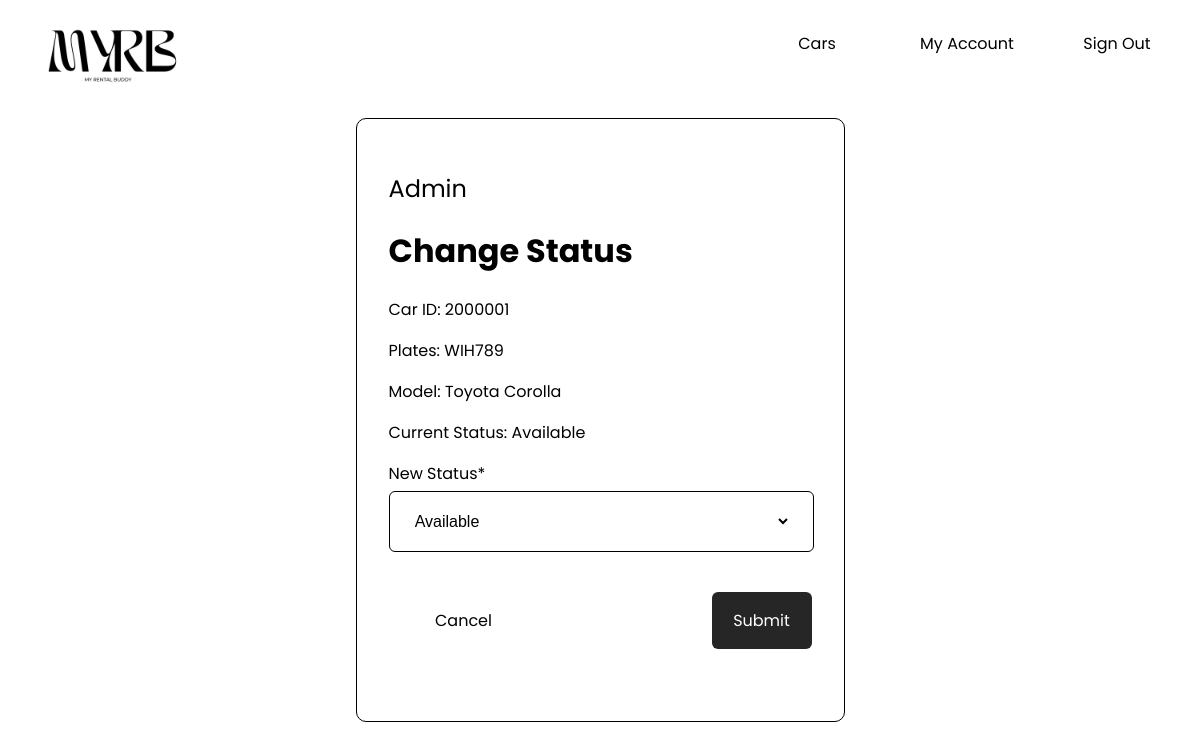
Page /ChangeStatus.php?id=2000001 (signed in) on the committed database.
### tables this page shows
CREATE TABLE `cars` (
  `car_id` int(7) NOT NULL,
  `plates` varchar(50) NOT NULL,
  `model` varchar(50) NOT NULL,
  `type` varchar(50) NOT NULL,
  `status` varchar(50) NOT NULL,
  `cost_per_day` int(11) NOT NULL,
  `cost_overdue_per_day` int(11) NOT NULL
);

### class_User.php (called while the page is built, shortened)
<?php
  class User {
    public static function load($conn, $sql){
      try {
        $result = mysqli_query($conn, $sql);
        if ($result->num_rows > 0) {
            $res = $result->fetch_all(MYSQLI_ASSOC);
        }
      } catch (mysqli_sql_exception $e){
        die("Error: " . mysqli_error($conn));
      }
      return $res;
    }
  }
  class Administrator extends User {
    public function get_all_cars($conn){
      $sql = 'SELECT * FROM cars';
      return self::load($conn, $sql);
    }
  }
?>

### class_Car.php (called while the page is built, shortened)
<?php
  class Car {
    private $car_id;
    private $plates;
    private $model;
    private $status;
    function __construct($car_id, $plates, $model, $type, $status, $cost_per_day, $cost_overdue_per_day){
      $this->car_id = $car_id;
      $this->plates = $plates;
      $this->model = $model;
      $this->status = $status;
    }
    public function getPlates(){
        return $this->plates;
    }
    public function getModel(){
      return $this->model;
    }
    public function getId(){
      return $this->car_id;
    }
    public function getStatus(){
      return ucwords($this->status);
    }
    public static function get_car_by_id($cars, $id){
      foreach($cars as $car){
        if($car->getId() === $id){
          $result = $car;
          break;
        }
      }
      return $result;
    }
  }
?>

### ChangeStatus.php (the view, shortened to what this page needs)
<?php
  require_once('./class_User.php');
  require_once('./class_Car.php');
  $user = unserialize($_SESSION['user']);
  $id = $_REQUEST['id'];
  $conn = new mysqli("localhost","root","","rental_buddy");
  function get_cars($conn, $user){
    $res = $user->get_all_cars($conn);
    $cars = [];
    foreach($res as $item){
      $car = new Car($item['car_id'],$item['plates'],$item['model'],$item['type'],$item['status'],$item['cost_per_day'],$item['cost_overdue_per_day']);
      array_push($cars, $car);
    }
    return $cars;
  }
  $all_cars = get_cars($conn, $user);
  $selected_car = Car::get_car_by_id($all_cars, $id);
?>
<!DOCTYPE html>
<html lang="en">
<head>
  <link rel="stylesheet" href="./style.css">
</head>
<body>
  <div class="container2">
    <div class="logo">
      <img src="./asset/logo.png" alt="logo">
    </div>
    <div class="nav">
      <a href="car.php?search=available">Cars</a>
      <a href="user.php">My Account</a>
      <a href="./auth/login.php">Sign Out</a>
    </div>
  </div>
  <div class="main-container">
    <form action="ChangeStatus.php?id=<?php echo $id?>" method="post">
      <div class="container">
        <div style="margin: auto;padding: 32px;border: 1px solid black;border-radius: 10px;">
          <h2 style="text-align: left; font-weight: normal;">Admin</h2>
          <h1 style="text-align: left">Change Status</h1>
          <p style="text-align: left">Car ID: <?php  echo $selected_car->getId() ?></p>
          <p style="text-align: left">Plates: <?php  echo $selected_car->getPlates() ?></p>
          <p style="text-align: left">Model: <?php  echo $selected_car->getModel() ?></p>
          <p style="text-align: left">Current Status: <?php  echo $selected_car->getStatus() ?></p>
          <div class="field">
            <label for="status">New Status*</label>
            <div class="input-box">
              <select name="status" id="" style="width: 90%; padding-left: 0;">
                <option value="available">Available</option>
              </select>
            </div>
          </div>
          <div class="field">
            <div class="main-container" style="justify-content: space-between;">
              <a href="./Car.php?search=available">Cancel</a>
              <input class="button" type="submit" value="Submit" name="submit" style="width: 100px">
            </div>
          </div>
        </div>
      </div>
    </form>
  </div>
</body>
</html>

### style.css (style rules this page uses)
body { font-family: "Poppins", sans-serif; }
a { text-decoration: none; color: initial; width: 150px; text-align: center; }
.container { text-align: center; width: 600px; padding: 40px; border-radius: 20px; display: flex; flex-direction: column; }
.container2 { display: flex; align-items: center; }
label { font-size: 16px; text-align: left; padding-bottom: 5px; }
.field { display: flex; flex-direction: column; margin-bottom: 40px; width: 423px; background: transparent; }
input { font-family: "Poppins", sans-serif; }
input[type="text"], input[type="password"], select, input[type="number"], input[type="date"] { margin: auto; height: 59px; width: 100%; background: transparent; font-size: 16px; border: none; padding-left: 20px; padding-right: 20px; }
select { color: rebeccapurple; }
.button, input[type="submit"], input[type="button"], button { height: 57px; width: 100%; padding-left: 20px; padding-right: 20px; border-radius: 6px; border: 0px; background-color: rgb(38, 38, 38); color: white; font-size: 16px; }
.input-box { border: 1px solid black; display: flex; width: 100%; border-radius: 6px; }
.logo { height: 70px; width: 100%; }
.logo img { height: 100px; width: 200px; object-fit: cover; }
.main-container { display: flex; align-items: center; justify-content: center; }
.nav { display: flex; align-items: center; }
select { color: black; }

### rows in the picture
cars: car_id "2000001", plates "WIH789", model "Toyota Corolla", status "Available"
